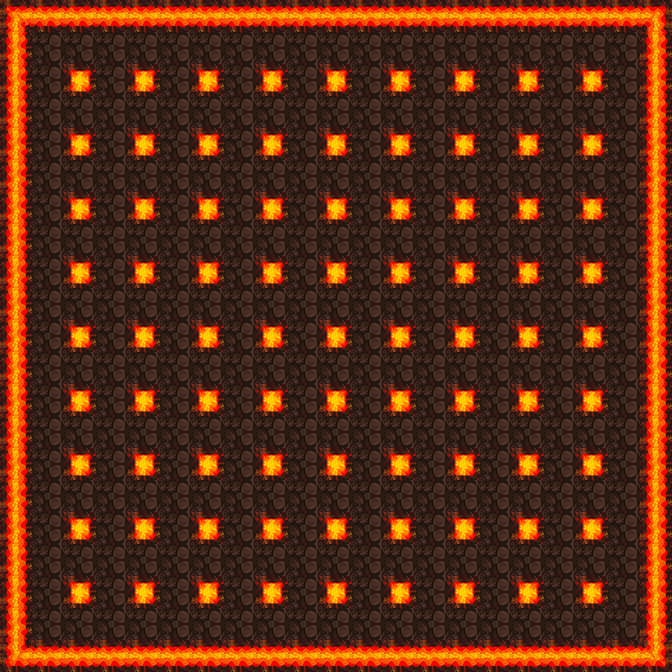

This is a level from a 2D game, rendered from its Tiled map with the project's own tilesets. A one-line summary and the complete map file follow:
An orthogonal 21x21 tile map with 32x32 px tiles, 1 tile layer (lava1), 2 tilesets.

<map version="1.5" tiledversion="1.7.2" orientation="orthogonal" renderorder="right-down" width="21" height="21" tilewidth="32" tileheight="32" infinite="0" nextlayerid="2" nextobjectid="1">
 <tileset firstgid="1" source="../../tilesets/maps/bg_lava.tsx" />
 <tileset firstgid="10" source="../../tilesets/items/rocks/rocks.tsx" />
 <layer id="1" name="lava1" width="21" height="21">
  <data encoding="csv">
1,2,2,2,2,2,2,2,2,2,2,2,2,2,2,2,2,2,2,2,3,
4,8,8,8,8,8,8,8,8,8,8,8,8,8,8,8,8,8,8,8,4,
4,8,5,8,5,8,5,8,5,8,5,8,5,8,5,8,5,8,5,8,4,
4,8,8,8,8,8,8,8,8,8,8,8,8,8,8,8,8,8,8,8,4,
4,8,5,8,5,8,5,8,5,8,5,8,5,8,5,8,5,8,5,8,4,
4,8,8,8,8,8,8,8,8,8,8,8,8,8,8,8,8,8,8,8,4,
4,8,5,8,5,8,5,8,5,8,5,8,5,8,5,8,5,8,5,8,4,
4,8,8,8,8,8,8,8,8,8,8,8,8,8,8,8,8,8,8,8,4,
4,8,5,8,5,8,5,8,5,8,5,8,5,8,5,8,5,8,5,8,4,
4,8,8,8,8,8,8,8,8,8,8,8,8,8,8,8,8,8,8,8,4,
4,8,5,8,5,8,5,8,5,8,5,8,5,8,5,8,5,8,5,8,4,
4,8,8,8,8,8,8,8,8,8,8,8,8,8,8,8,8,8,8,8,4,
4,8,5,8,5,8,5,8,5,8,5,8,5,8,5,8,5,8,5,8,4,
4,8,8,8,8,8,8,8,8,8,8,8,8,8,8,8,8,8,8,8,4,
4,8,5,8,5,8,5,8,5,8,5,8,5,8,5,8,5,8,5,8,4,
4,8,8,8,8,8,8,8,8,8,8,8,8,8,8,8,8,8,8,8,4,
4,8,5,8,5,8,5,8,5,8,5,8,5,8,5,8,5,8,5,8,4,
4,8,8,8,8,8,8,8,8,8,8,8,8,8,8,8,8,8,8,8,4,
4,8,5,8,5,8,5,8,5,8,5,8,5,8,5,8,5,8,5,8,4,
4,8,8,8,8,8,8,8,8,8,8,8,8,8,8,8,8,8,8,8,4,
7,2,2,2,2,2,2,2,2,2,2,2,2,2,2,2,2,2,2,2,6
</data>
 </layer>
</map>
